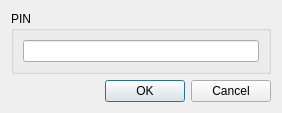
<?xml version="1.0" encoding="UTF-8"?>
<ui version="4.0">
 <class>AskPINDialog</class>
 <widget class="QDialog" name="AskPINDialog">
  <property name="geometry">
   <rect>
    <x>0</x>
    <y>0</y>
    <width>282</width>
    <height>111</height>
   </rect>
  </property>
  <property name="windowTitle">
   <string>Ask Password</string>
  </property>
  <property name="modal">
   <bool>true</bool>
  </property>
  <layout class="QGridLayout" name="gridLayout_2">
   <item row="0" column="0">
    <widget class="QGroupBox" name="groupBox">
     <property name="title">
      <string>PIN</string>
     </property>
     <layout class="QGridLayout" name="gridLayout">
      <item row="0" column="0">
       <widget class="QLineEdit" name="passwordEdt">
        <property name="echoMode">
         <enum>QLineEdit::Password</enum>
        </property>
       </widget>
      </item>
     </layout>
    </widget>
   </item>
   <item row="1" column="0">
    <widget class="QDialogButtonBox" name="actionBtns">
     <property name="orientation">
      <enum>Qt::Horizontal</enum>
     </property>
     <property name="standardButtons">
      <set>QDialogButtonBox::Cancel|QDialogButtonBox::Ok</set>
     </property>
    </widget>
   </item>
  </layout>
 </widget>
 <resources/>
 <connections>
  <connection>
   <sender>actionBtns</sender>
   <signal>accepted()</signal>
   <receiver>AskPINDialog</receiver>
   <slot>accept()</slot>
   <hints>
    <hint type="sourcelabel">
     <x>248</x>
     <y>254</y>
    </hint>
    <hint type="destinationlabel">
     <x>157</x>
     <y>274</y>
    </hint>
   </hints>
  </connection>
  <connection>
   <sender>actionBtns</sender>
   <signal>rejected()</signal>
   <receiver>AskPINDialog</receiver>
   <slot>reject()</slot>
   <hints>
    <hint type="sourcelabel">
     <x>316</x>
     <y>260</y>
    </hint>
    <hint type="destinationlabel">
     <x>286</x>
     <y>274</y>
    </hint>
   </hints>
  </connection>
 </connections>
</ui>
